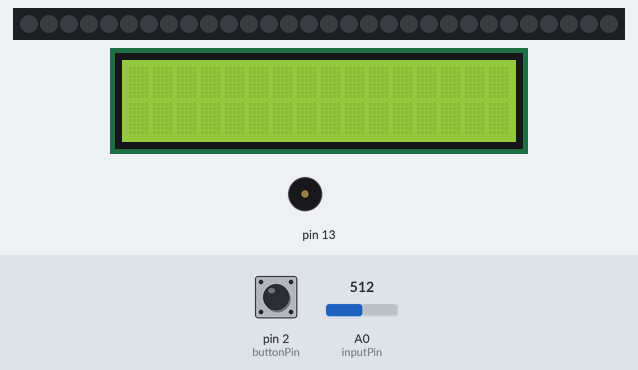
A sketch run on a simulated Arduino Uno, built with avr-gcc and run on an emulated ATmega328P. Parts: 30 RGB LEDs in strip order, left to right, 16×2 character LCD, buzzer (waves = sounding). The inputs (shaded band) are chosen by the test bench; at power-on: pin 2 (buttonPin) LOW, A0 (inputPin) = 512. What the sketch prints to the serial monitor is not drawn.

Above: at 1.2 s.
1.3 s: pin 2 (buttonPin) pulled HIGH for 0.15 s
At 5.9 s:
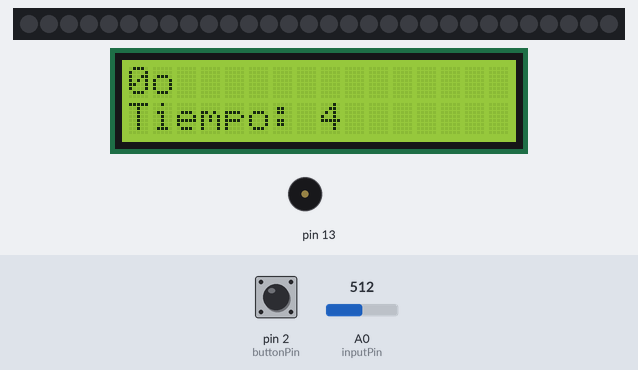
At 10.3 s:
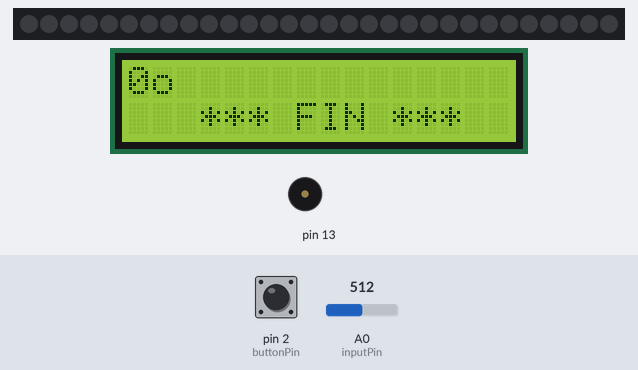
10.4 s: pin 2 (buttonPin) pulled HIGH for 3.2 s
At 16.7 s:
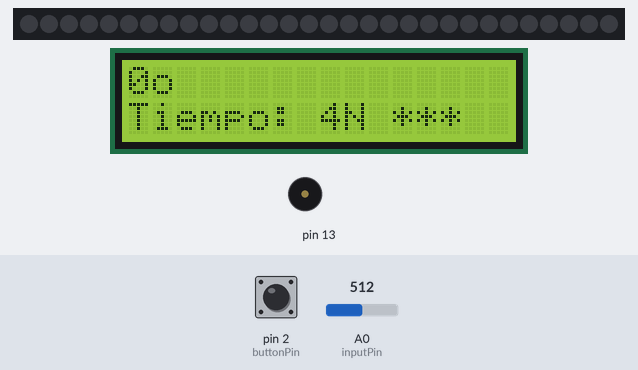
Timing chart, 0 to 22.6 s (numbered marks = the images above; inputs shaded):
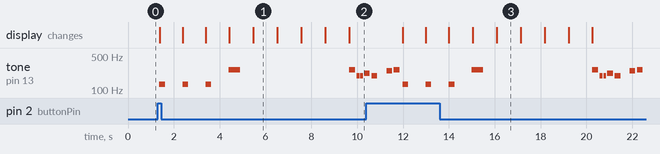

The sketch:

gritometro_mini.ino
```cpp
const String marcador = "lcd";

#include  <Wire.h>
#include  <LiquidCrystal_I2C.h>

#include "pitches.h" // Libreria de notas predefinidas

// Constructor de la librería de LCD 16x2
// Aqui se configuran los pines asignados a la pantalla del PCF8574
LiquidCrystal_I2C lcd(0x27, 2, 1, 0, 4, 5, 6, 7, 3, POSITIVE);

const int  buttonPin = 2;    // the pin that the pushbutton is attached to

/* Inicialización Neopixel */
#include <Adafruit_NeoPixel.h>
#ifdef __AVR__
#include <avr/power.h>
#endif

#define PIN 6 // Pin digital tira led
#define NUMPIXELS 30 // Cantidad de leds

// When we setup the NeoPixel library, we tell it how many pixels, and which pin to use to send signals.
Adafruit_NeoPixel pixels = Adafruit_NeoPixel(NUMPIXELS, PIN, NEO_GRB + NEO_KHZ800);
/* FIN - Inicialización Neopixel */

/* Inicialización sensor sonido */
const int inputPin = A0; // Pin analogico sensor audio

// Medir el valor del sonido
const int inputWindow = 100; // size of the window
unsigned int inputSample; // placeholder for a single measurement

// Medir el máximo umbral del sonido
unsigned int diference = 0;
unsigned int maxDiference = 0;
/* FIN - Inicialización sensor sonido */

int ultimoPorcentaje = 0; // Utilizado para saber si hay que apagar un pixel o no

long previousMillis = 0;        // will store last time LED was updated

// the follow variables is a long because the time, measured in miliseconds,
// will quickly become a bigger number than can be stored in an int.
long interval = 1000;           // interval at which to blink (milliseconds)

boolean start = false;  // Bandera para saber si hay que empezar a registrar el "grito"
boolean end   = false;  // Bandera para saber si hay que finalizar el "grito"
int countdown = 3;      // Cuenta atras inicial
int timer     = 5;      // Duración del "grito"

// Variables will change:
int buttonState = 0;         // current state of the button
int lastButtonState = 0;     // previous state of the button
boolean startSequence = false;

void setup() {
  // initialize the button pin as a input:
  pinMode(buttonPin, INPUT);

  pixels.begin();           // This initializes the NeoPixel library.
  pinMode(inputPin, INPUT); // initializing the analog input
  Serial.begin(9600);       // initializing the serial communication

  if (marcador == "lcd") {
    // Indicar a la libreria que tenemos conectada una pantalla de 16x2
    lcd.begin(16, 2);
    // Mover el cursor a la primera posición de la pantalla (0, 0)
    lcd.home ();
  }
}

void loop() {
  // read the pushbutton input pin:
  buttonState = digitalRead(buttonPin);
  delay(50);

  Serial.println(buttonState);

  if (buttonState) {
    startSequence = true;
  }

  Serial.println(startSequence);

  // compare the buttonState to its previous state
  if (startSequence) {

    // check to see if it's time to blink the LED; that is, if the
    // difference between the current time and last time you blinked
    // the LED is bigger than the interval at which you want to
    // blink the LED.
    unsigned long currentMillis = millis();

    if (currentMillis - previousMillis > interval) {
      // save the last time you blinked the LED
      previousMillis = currentMillis;

      // Empieza la cuenta atras
      if (!start && !end) {
        if (countdown > 0) {
          // Cuenta atras
          tone(13, NOTE_C3, 1000 / 4);
          if (marcador == "lcd") {
            lcd.home ();
            lcd.print(countdown);
          }
          Serial.println(countdown);
          countdown--;
        } else {
          // GO
          tone(13, NOTE_C4, 1000 / 2);
          if (marcador == "lcd") {
            // Mover el cursor a la primera posición de la pantalla (0, 0)
            lcd.home ();
            lcd.print("Go");
          }
          Serial.println("Go");
          start = true;
        }
      }

      // Capturando sonido
      if (start && !end) {
        if (timer > 0) {
          // Capturando
          Serial.print("Tiempo restante: ");
          Serial.println(timer);
          if (marcador == "lcd") {
            lcd.setCursor ( 0, 1 );
            lcd.print("Tiempo: ");
            lcd.print(timer);
          }
          timer--;
        } else {
          // FIN
          end = true;
          Serial.println("Fin");
          Serial.println(maxDiference);
          int porcentaje = (maxDiference * 100) / 1024;
          encenderPixels(porcentaje);
          Serial.print("Porcentaje final leds: ");
          Serial.println(porcentaje);

          if (marcador == "lcd") {
            lcd.setCursor ( 0, 1 );
            lcd.print("   *** FIN ***  ");
          }

          endTone();
          startSequence = false;
          start = false;  // Bandera para saber si hay que empezar a registrar el "grito"
          end   = false;  // Bandera para saber si hay que finalizar el "grito"
          countdown = 3;      // Cuenta atras inicial
          timer     = 5;
        }
      }
    }

    if (start && !end) {
      // https://www.luisllamas.es/medir-sonido-con-arduino-y-microfono-amplificado-max9812/

      // two variables for minimum and maximum values in window
      unsigned int inputMax = 0;
      unsigned int inputMin = 1024;

      // loop for the window
      for (unsigned int i = 0; i < inputWindow; i++) {
        // read in a single value
        inputSample = analogRead(inputPin);
        // get the minimum and maximum value
        inputMin = min(inputMin, inputSample);
        inputMax = max(inputMax, inputSample);
        diference = inputMax - inputMin;
        if (diference >= maxDiference) {
          maxDiference = diference;
        }
      }

      int porcentaje = (diference * 100) / inputMin;

      encenderPixels(porcentaje);

      ultimoPorcentaje = porcentaje;

      lcd.home ();
      lcd.print(maxDiference);
    }
  }
}

void encenderPixels(int porcentaje) {
  if (porcentaje < ultimoPorcentaje) {
    apagarPixels(ultimoPorcentaje, porcentaje);
    ultimoPorcentaje = 0;
  }

  uint32_t rojo      = Adafruit_NeoPixel::Color(255,  0,   0);
  uint32_t verde     = Adafruit_NeoPixel::Color(  0, 255,  0);
  uint32_t ambar  = Adafruit_NeoPixel::Color(255, 126,  0);

  // For a set of NeoPixels the first NeoPixel is 0, second is 1, all the way up to the count of pixels minus one.
  for (int i = 0; i < numLeds(porcentaje); i++) {

    // pixels.Color takes RGB values, from 0,0,0 up to 255,255,255
    if (i < numLeds(70)) {
      pixels.setPixelColor(i, verde);
    } else if (i >= numLeds(70) && i < numLeds(90)) {
      pixels.setPixelColor(i, ambar);
    } else {
      pixels.setPixelColor(i, rojo);
    }

    pixels.show(); // This sends the updated pixel color to the hardware.
  }
}


void apagarPixels(int inicio, int fin) {
  for (int i = inicio; i >= fin; i--) {
    pixels.setPixelColor(i, 0);
  }
  pixels.show();
}

// Devuelve la cantidad de leds segun el porcentaje de leds a encender
int numLeds(int porcentaje) {
  return (porcentaje * NUMPIXELS) / 100;
}

void endTone() {
  // notes in the melody:
  int melody[] = {
    NOTE_C4, NOTE_G3, NOTE_G3, NOTE_A3, NOTE_G3, 0, NOTE_B3, NOTE_C4
  };

  // note durations: 4 = quarter note, 8 = eighth note, etc.:
  int noteDurations[] = {
    4, 8, 8, 4, 4, 4, 4, 4
  };

  // iterate over the notes of the melody:
  for (int thisNote = 0; thisNote < 8; thisNote++) {

    // to calculate the note duration, take one second divided by the note type.
    //e.g. quarter note = 1000 / 4, eighth note = 1000/8, etc.
    int noteDuration = 1000 / noteDurations[thisNote];
    tone(13, melody[thisNote], noteDuration);

    // to distinguish the notes, set a minimum time between them.
    // the note's duration + 30% seems to work well:
    int pauseBetweenNotes = noteDuration * 1.30;
    delay(pauseBetweenNotes);
    // stop the tone playing:
  }
}
```

Measured:
- after the input at 1.3 s, tone on pin 13: plays 131 Hz for 0.25 s, 131 Hz for 0.25 s, 131 Hz for 0.25 s, 262 Hz for 0.50 s, 262 Hz for 0.25 s, 196 Hz for 0.13 s … (8 notes in this stretch), starting after 0.07 s; the display: first changes after 0.08 s (image 1 shows a later state)
- after the input at 10.4 s, the display: first changes after 1.6 s (image 3 shows a later state)
- what the display in image 1 shows lasts 1.0 s, from 5.5 s to 6.5 s
